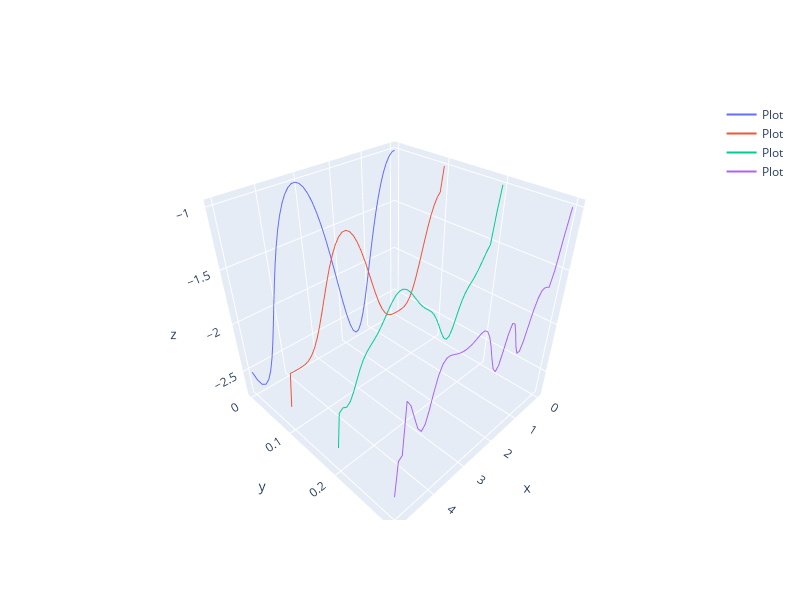

Notebook code for this chart:
### Code cell
out_dir = "./output"
draw_plot(out_dir)
